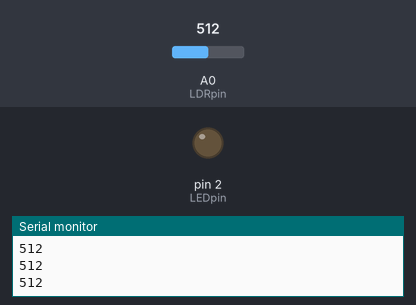
Bench run of a sketch on a simulated Arduino Uno, built with avr-gcc and run on an emulated ATmega328P. Parts: output pins drawn as LEDs (lit = HIGH), the last lines printed to the serial monitor. The test bench sets the inputs (shaded band); at power-on: A0 (LDRpin) = 512.

Above: at 1.3 s.
1.4 s: A0 (LDRpin) set to 105
2.9 s: A0 (LDRpin) set to 91
At 4.1 s:
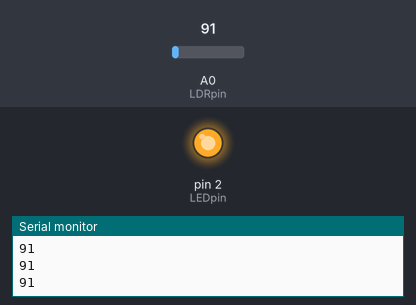
4.5 s: A0 (LDRpin) set to 110
At 5.2 s:
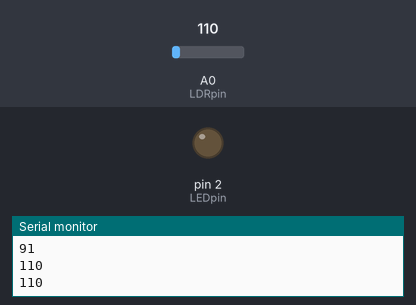
6.0 s: A0 (LDRpin) set to 90
At 6.4 s:
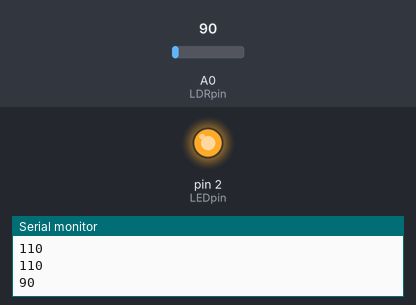
Timing chart, 0 to 8.5 s (numbered marks = the images above; inputs shaded):
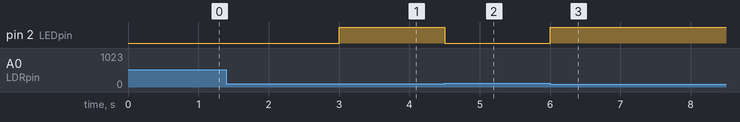

The sketch:

ldrlightsensor.ino
```cpp
const int LDRpin = A0;
const int LEDpin = 2;
int ldr;

void setup() {
   pinMode(LEDpin, OUTPUT);
   pinMode(LDRpin, INPUT);
   Serial.begin(9600);
}

void loop() {
  ldr = analogRead(LDRpin);
  Serial.print(ldr);
  Serial.print("\n");
  if (ldr<100)
  {
    digitalWrite(LEDpin, HIGH);
  }
  else
  {
    digitalWrite(LEDpin, LOW);
  }
  delay(500);
}
```

Measured:
- the behaviour switches between 100 and 99 on A0 (LDRpin) (found by bisection; images 0 and 1)
- after the input at 2.9 s, pin 2 (LEDpin): LOW → HIGH after 0.10 s
- after the input at 4.5 s, pin 2 (LEDpin): HIGH → LOW at once
- after the input at 6.0 s, pin 2 (LEDpin): LOW → HIGH at once
